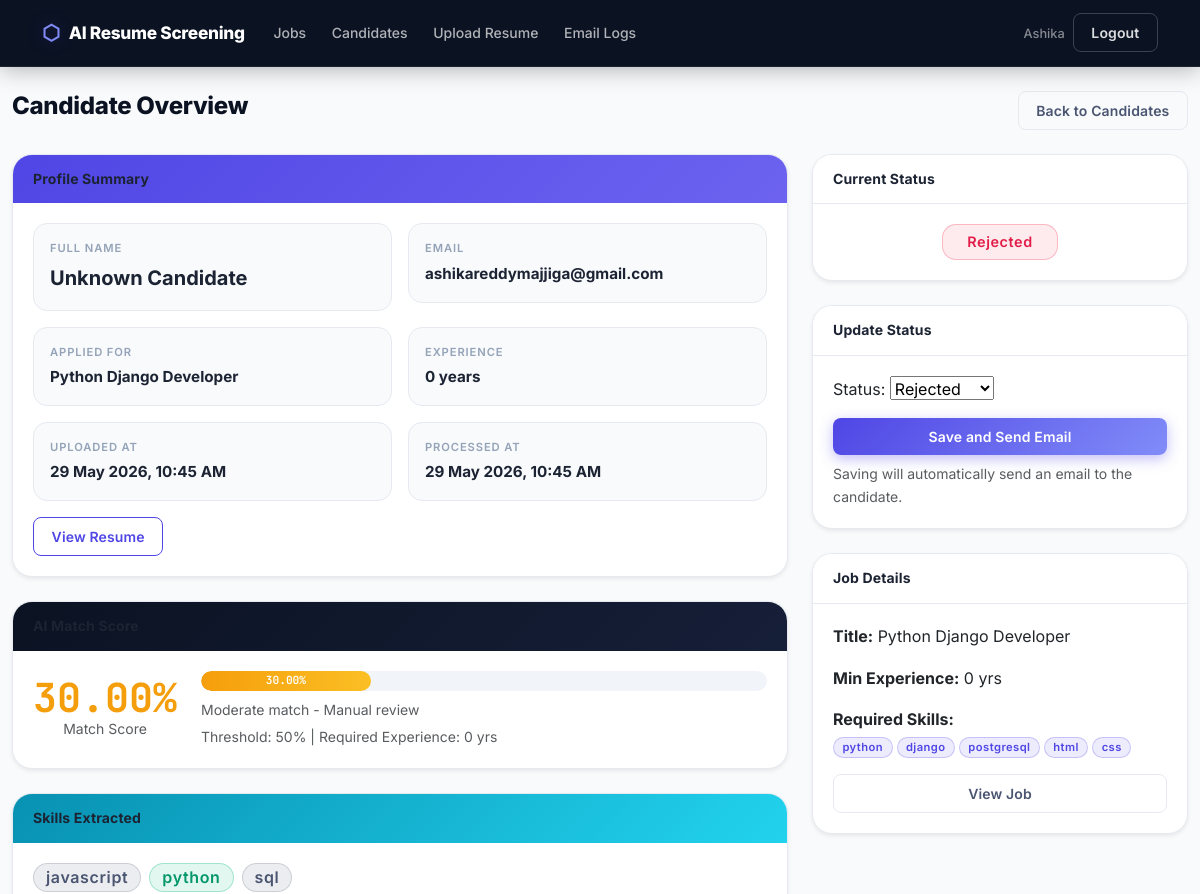
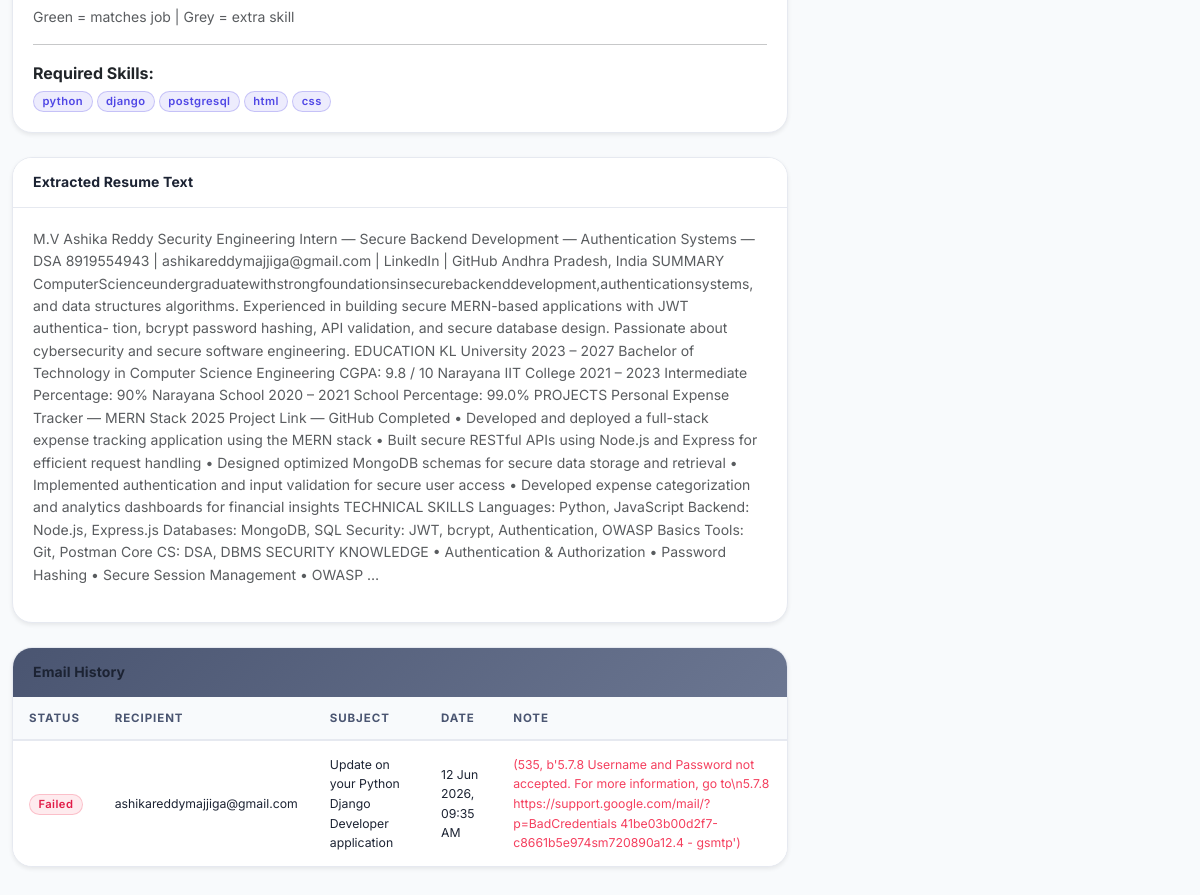
The page /resumes/candidates/1/ (signed in) on the database its author committed (2 pictures, top to bottom).
### accounts/models.py (models this page shows, shortened)
class User(AbstractUser):
    class Role(models.TextChoices):
        RECRUITER = "recruiter", "Recruiter"
        ADMIN = "admin", "Admin"
    role = models.CharField(max_length=20, choices=Role.choices, default=Role.RECRUITER)
    company_name = models.CharField(max_length=120, blank=True)

### resumes/models.py (models this page shows, shortened)
class Candidate(models.Model):
    class Status(models.TextChoices):
        REVIEW = "review", "Review"
        SHORTLISTED = "shortlisted", "Shortlisted"
        REJECTED = "rejected", "Rejected"
    job = models.ForeignKey(JobOpening, on_delete=models.CASCADE, related_name="candidates")
    resume = models.FileField(upload_to="resumes/%Y/%m/%d/")
    name = models.CharField(max_length=160, blank=True)
    email = models.EmailField(blank=True)
    skills = models.TextField(blank=True)
    experience_years = models.PositiveIntegerField(default=0)
    raw_text = models.TextField(blank=True)
    score = models.DecimalField(max_digits=5, decimal_places=2, default=0)
    status = models.CharField(max_length=20, choices=Status.choices, default=Status.REVIEW)
    uploaded_at = models.DateTimeField(auto_now_add=True)
    processed_at = models.DateTimeField(blank=True, null=True)
    class Meta:
        ordering = ["-score", "-uploaded_at"]
    def skill_list(self):
        return [skill.strip().lower() for skill in self.skills.split(",") if skill.strip()]

class EmailLog(models.Model):
    class Status(models.TextChoices):
        SENT = "sent", "Sent"
        FAILED = "failed", "Failed"
        SKIPPED = "skipped", "Skipped"
    candidate = models.ForeignKey(Candidate, on_delete=models.CASCADE, related_name="email_logs")
    recipient = models.EmailField(blank=True)
    subject = models.CharField(max_length=255, blank=True)
    status = models.CharField(max_length=20, choices=Status.choices)
    error_message = models.TextField(blank=True)
    created_at = models.DateTimeField(auto_now_add=True)
    class Meta:
        ordering = ["-created_at"]

### recruiter/models.py (models this page shows, shortened)
class JobOpening(models.Model):
    recruiter = models.ForeignKey(settings.AUTH_USER_MODEL, on_delete=models.CASCADE, related_name="jobs")
    title = models.CharField(max_length=160)
    description = models.TextField()
    required_skills = models.TextField(help_text="Comma-separated skills such as Python, Django, SQL")
    minimum_experience = models.PositiveIntegerField(default=0, help_text="Minimum years of experience")
    shortlist_message = models.TextField(
        blank=True,
        help_text="Custom message for the shortlist email body. Leave blank to use the default message.",
    )
    is_active = models.BooleanField(default=True)
    created_at = models.DateTimeField(auto_now_add=True)
    updated_at = models.DateTimeField(auto_now=True)
    class Meta:
        ordering = ["-created_at"]
    def skill_list(self):
        return [skill.strip().lower() for skill in self.required_skills.split(",") if skill.strip()]
    def get_absolute_url(self):
        return reverse("recruiter:job_detail", args=[self.pk])

### resumes/views.py (the view)
# urls.py: path("candidates/<int:pk>/", views.candidate_detail, name="candidate_detail"),
@login_required
def candidate_detail(request, pk):
    candidate = get_object_or_404(Candidate.objects.select_related("job"), pk=pk, job__recruiter=request.user)
    form = CandidateStatusForm(instance=candidate)
    email_logs = candidate.email_logs.all()
    return render(
        request,
        "resumes/candidate_detail.html",
        {"candidate": candidate, "form": form, "email_logs": email_logs},
    )

### resumes/forms.py
class CandidateStatusForm(forms.ModelForm):
    class Meta:
        model = Candidate
        fields = ("status",)

### templates/resumes/candidate_detail.html (shortened to what this page needs)
{% extends "base.html" %}
{% block content %}
<div class="d-flex justify-content-between align-items-center mb-4">
    <h1 class="h3">Candidate Overview</h1>
    <a href="{% url 'resumes:candidate_list' %}" class="btn btn-outline-secondary">Back to Candidates</a>
</div>
<div class="row g-4">
    <div class="col-lg-8">
        <div class="card shadow-sm mb-4">
            <div class="card-header bg-primary text-white"><h2 class="h5 mb-0">Profile Summary</h2></div>
            <div class="card-body">
                <div class="row g-3">
                    <div class="col-sm-6"><div class="p-3 bg-light rounded"><div class="text-muted small">Full Name</div><div class="fw-bold fs-5">{{ candidate.name|default:"Processing..." }}</div></div></div>
                    <div class="col-sm-6"><div class="p-3 bg-light rounded"><div class="text-muted small">Email</div><div class="fw-bold">{{ candidate.email|default:"Not found" }}</div></div></div>
                    <div class="col-sm-6"><div class="p-3 bg-light rounded"><div class="text-muted small">Applied For</div><div class="fw-bold">{{ candidate.job.title }}</div></div></div>
                    <div class="col-sm-6"><div class="p-3 bg-light rounded"><div class="text-muted small">Experience</div><div class="fw-bold">{{ candidate.experience_years }} years</div></div></div>
                    <div class="col-sm-6"><div class="p-3 bg-light rounded"><div class="text-muted small">Uploaded At</div><div class="fw-bold">{{ candidate.uploaded_at|date:"d M Y, h:i A" }}</div></div></div>
                    <div class="col-sm-6"><div class="p-3 bg-light rounded"><div class="text-muted small">Processed At</div><div class="fw-bold">{% if candidate.processed_at %}{{ candidate.processed_at|date:"d M Y, h:i A" }}{% else %}<span class="text-warning">Pending...</span>{% endif %}</div></div></div>
                </div>
                <div class="mt-3"><a class="btn btn-outline-primary" href="{{ candidate.resume.url }}" target="_blank">View Resume</a></div>
            </div>
        </div>
        <div class="card shadow-sm mb-4">
            <div class="card-header bg-dark text-white"><h2 class="h5 mb-0">AI Match Score</h2></div>
            <div class="card-body">
                <div class="d-flex align-items-center gap-4">
                    <div class="text-center" style="min-width:100px;">
                        <div class="display-4 fw-bold {% if candidate.score >= 50 %}text-success{% elif candidate.score >= 30 %}text-warning{% else %}text-danger{% endif %}">{{ candidate.score }}%</div>
                        <div class="small text-muted">Match Score</div>
                    </div>
                    <div class="flex-grow-1">
                        <div class="progress mb-2" style="height:20px;">
                            <div class="progress-bar {% if candidate.score >= 50 %}bg-success{% elif candidate.score >= 30 %}bg-warning{% else %}bg-danger{% endif %}" style="width:{{ candidate.score }}%">{{ candidate.score }}%</div>
                        </div>
                        <div class="small text-muted">{% if candidate.score >= 50 %}Above threshold - Auto shortlisted{% elif candidate.score >= 30 %}Moderate match - Manual review{% else %}Below threshold - Low match{% endif %}</div>
                        <div class="small text-muted mt-1">Threshold: 50% | Required Experience: {{ candidate.job.minimum_experience }} yrs</div>
                    </div>
                </div>
            </div>
        </div>
        <div class="card shadow-sm mb-4">
            <div class="card-header bg-info text-white"><h2 class="h5 mb-0">Skills Extracted</h2></div>
            <div class="card-body">
                {% if candidate.skills %}
                    <div class="d-flex flex-wrap gap-2">{% for skill in candidate.skill_list %}{% if skill in candidate.job.skill_list %}<span class="badge bg-success fs-6">{{ skill }}</span>{% else %}<span class="badge bg-secondary fs-6">{{ skill }}</span>{% endif %}{% endfor %}</div>
                    <div class="mt-2 small text-muted">Green = matches job | Grey = extra skill</div>
                {% else %}<p class="text-muted mb-0">Skills still being processed...</p>{% endif %}
                <hr>
                <strong>Required Skills:</strong>
                <div class="d-flex flex-wrap gap-1 mt-1">{% for skill in candidate.job.skill_list %}<span class="badge bg-primary">{{ skill }}</span>{% endfor %}</div>
            </div>
        </div>
        <div class="card shadow-sm mb-4">
            <div class="card-header"><h2 class="h5 mb-0">Extracted Resume Text</h2></div>
            <div class="card-body"><p class="small text-muted" style="white-space:pre-wrap;">{{ candidate.raw_text|truncatewords:200|default:"Pending..." }}</p></div>
        </div>
        <div class="card shadow-sm mb-4">
            <div class="card-header bg-secondary text-white"><h2 class="h5 mb-0">Email History</h2></div>
            <div class="card-body p-0">
                {% if email_logs %}
                <table class="table table-hover mb-0">
                    <thead class="table-light"><tr><th>Status</th><th>Recipient</th><th>Subject</th><th>Date</th><th>Note</th></tr></thead>
                    <tbody>{% for log in email_logs %}<tr>
                        <td>{% if log.status == "sent" %}<span class="badge bg-success">Sent</span>{% elif log.status == "failed" %}<span class="badge bg-danger">Failed</span>{% else %}<span class="badge bg-secondary">Skipped</span>{% endif %}</td>
                        <td class="small">{{ log.recipient|default:"-" }}</td>
                        <td class="small">{{ log.subject|default:"-" }}</td>
                        <td class="small">{{ log.created_at|date:"d M Y, h:i A" }}</td>
                        <td class="small text-danger">{{ log.error_message|default:"-" }}</td>
                    </tr>{% endfor %}</tbody>
                </table>
                {% else %}<div class="p-3 text-muted">No email attempted yet.</div>{% endif %}
            </div>
        </div>
    </div>
    <div class="col-lg-4">
        <div class="card shadow-sm mb-4">
            <div class="card-header"><h2 class="h5 mb-0">Current Status</h2></div>
            <div class="card-body text-center">
                {% if candidate.status == "shortlisted" %}<span class="badge bg-success fs-5 p-3">Shortlisted</span>
                {% elif candidate.status == "rejected" %}<span class="badge bg-danger fs-5 p-3">Rejected</span>
                {% else %}<span class="badge bg-warning text-dark fs-5 p-3">Under Review</span>{% endif %}
            </div>
        </div>
        <div class="card shadow-sm mb-4">
            <div class="card-header"><h2 class="h5 mb-0">Update Status</h2></div>
            <div class="card-body">
                <form method="post" action="{% url 'resumes:candidate_status_update' candidate.pk %}">
                    {% csrf_token %}{{ form.as_p }}
                    <button class="btn btn-primary w-100">Save and Send Email</button>
                </form>
                <div class="small text-muted mt-2">Saving will automatically send an email to the candidate.</div>
            </div>
        </div>
        <div class="card shadow-sm mb-4">
            <div class="card-header"><h2 class="h5 mb-0">Job Details</h2></div>
            <div class="card-body">
                <p><strong>Title:</strong> {{ candidate.job.title }}</p>
                <p><strong>Min Experience:</strong> {{ candidate.job.minimum_experience }} yrs</p>
                <p><strong>Required Skills:</strong><br>{% for skill in candidate.job.skill_list %}<span class="badge bg-primary me-1">{{ skill }}</span>{% endfor %}</p>
                <a href="{{ candidate.job.get_absolute_url }}" class="btn btn-outline-secondary btn-sm w-100">View Job</a>
            </div>
        </div>
    </div>
</div>
{% endblock %}

### templates/base.html (shortened to what this page needs)
{% load static %}
<!doctype html>
<html lang="en">
<head>
    <link href="https://cdn.jsdelivr.net/npm/bootstrap@5.3.3/dist/css/bootstrap.min.css" rel="stylesheet">
    <link href="{% static 'css/styles.css' %}" rel="stylesheet">
</head>
<body>
<nav class="navbar navbar-expand-lg navbar-dark">
    <div class="container">
        <a class="navbar-brand" href="{% url 'dashboard:home' %}">AI Resume Screening</a>
        <div class="collapse navbar-collapse" id="mainNav">
            <ul class="navbar-nav me-auto">
                {% if user.is_authenticated %}
                    <li class="nav-item"><a class="nav-link" href="{% url 'recruiter:job_list' %}">Jobs</a></li>
                    <li class="nav-item"><a class="nav-link" href="{% url 'resumes:candidate_list' %}">Candidates</a></li>
                    <li class="nav-item"><a class="nav-link" href="{% url 'resumes:resume_upload' %}">Upload Resume</a></li>
                    <li class="nav-item"><a class="nav-link" href="{% url 'resumes:email_log_list' %}">Email Logs</a></li>
                {% endif %}
            </ul>
            <ul class="navbar-nav align-items-center gap-2">
                {% if user.is_authenticated %}
                    <li class="nav-item">
                        <span class="navbar-text">{{ user.username }}</span>
                    </li>
                    <li class="nav-item">
                        <form method="post" action="{% url 'accounts:logout' %}">
                            <button class="btn btn-outline-light btn-sm">Logout</button>
                        </form>
                    </li>
                {% else %}
                    <li class="nav-item"><a class="nav-link" href="{% url 'accounts:login' %}">Login</a></li>
                    <li class="nav-item"><a class="btn btn-primary btn-sm" href="{% url 'accounts:register' %}">Register</a></li>
                {% endif %}
            </ul>
        </div>
    </div>
</nav>
<main class="container py-4">
    {% block content %}{% endblock %}
</main>
</body>
</html>

### rows shown on the page
User: username "Ashika"
Candidate: name "Unknown Candidate", email "ashikareddymajjiga@gmail.com", job "Python Django Developer", experience_years "0", uploaded_at "29 May 2026, 10:45 AM", processed_at "29 May 2026, 10:45 AM", score "30.00", job.minimum_experience "0", raw_text "M.V Ashika Reddy Security Engineering Intern — Secure Backend Development — Authentication Systems — DSA 8919554943 | ashikareddymajjiga@gmail.com | LinkedIn | GitHub Andhra Pradesh, India SUMMARY ComputerScienceundergraduatewithstrongfoundationsinsecurebackenddevelopment,authenticationsystems, and data structures algorithms. Experienced in building secure MERN-based applications with JWT authentica- tion, bcrypt password hashing, API validation, and secure database design. Passionate about cybersecurity and secure software engineering. EDUCATION KL University 2023 – 2027 Bachelor of Technology in Computer Science Engineering CGPA: 9.8 / 10 Narayana IIT College 2021 – 2023 Intermediate…", status "Rejected"
EmailLog: status "Failed", recipient "ashikareddymajjiga@gmail.com", subject "Update on your Python Django Developer application", created_at "12 Jun 2026, 09:35 AM", error_message "(535, b'5.7.8 Username and Password not accepted. For more information, go to\\n5.7.8 https://support.google.com/mail/?p=BadCredentials 41be03b00d2f7-c8661b5e974sm720890a12.4 - gsmtp')"

### other values the page prints
{{ skill }} "javascript" "sql"
{{ skill }} "python"
{{ skill }} "python" "django" "postgresql" "html" "css"
